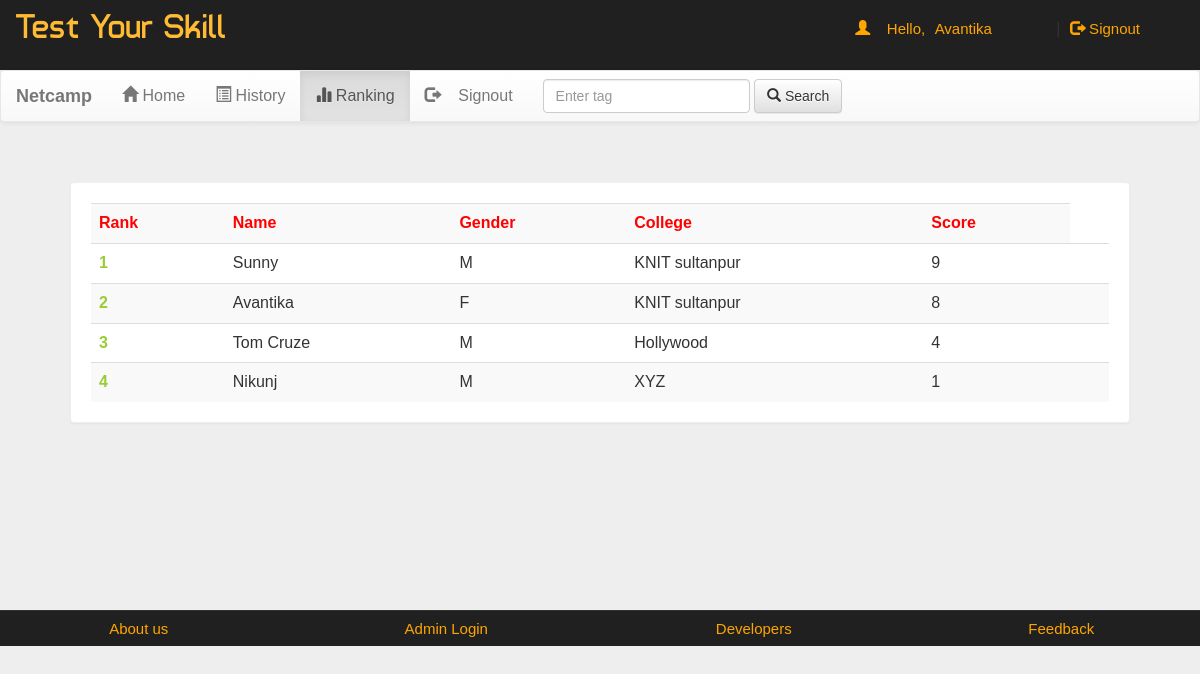
/account.php?q=3 (signed in), run on the app's committed database.
### tables this page shows
CREATE TABLE `rank` (
  `email` varchar(50) NOT NULL,
  `score` int(11) NOT NULL,
  `time` timestamp NOT NULL DEFAULT CURRENT_TIMESTAMP ON UPDATE CURRENT_TIMESTAMP
);

CREATE TABLE `user` (
  `name` varchar(50) NOT NULL,
  `gender` varchar(5) NOT NULL,
  `college` varchar(100) NOT NULL,
  `email` varchar(50) NOT NULL,
  `mob` bigint(20) NOT NULL,
  `password` varchar(50) NOT NULL
);

### account.php (the view, shortened to what this page needs)
<!DOCTYPE html PUBLIC "-//W3C//DTD XHTML 1.0 Transitional//EN" "http://www.w3.org/TR/xhtml1/DTD/xhtml1-transitional.dtd">
<html xmlns="http://www.w3.org/1999/xhtml">
<head>
<link  rel="stylesheet" href="css/bootstrap.min.css"/>
 <link  rel="stylesheet" href="css/bootstrap-theme.min.css"/>
 <link rel="stylesheet" href="css/main.css">
 <link  rel="stylesheet" href="css/font.css">
</head>
<body>
<div class="header">
<div class="row">
<div class="col-lg-6">
<span class="logo">Test Your Skill</span></div>
<div class="col-md-4 col-md-offset-2">
 <?php
 include_once 'dbConnection.php';
  if(!(isset($_SESSION['email']))){
header("location:index.php");
}
else
{
$name = $_SESSION['name'];
echo '<span class="pull-right top title1" ><span class="log1"><span class="glyphicon glyphicon-user" aria-hidden="true"></span>&nbsp;&nbsp;&nbsp;&nbsp;Hello,</span> <a href="account.php?q=1" class="log log1">'.$name.'</a>&nbsp;|&nbsp;<a href="logout.php?q=account.php" class="log"><span class="glyphicon glyphicon-log-out" aria-hidden="true"></span>&nbsp;Signout</button></a></span>';
}?>
</div>
</div></div>
<div class="bg">
<nav class="navbar navbar-default title1">
  <div class="container-fluid">
    <div class="navbar-header">
      <a class="navbar-brand" href="#"><b>Netcamp</b></a>
    </div>
    <div class="collapse navbar-collapse" id="bs-example-navbar-collapse-1">
      <ul class="nav navbar-nav">
        <li <?php if(@$_GET['q']==1) echo'class="active"'; ?> ><a href="account.php?q=1"><span class="glyphicon glyphicon-home" aria-hidden="true"></span>&nbsp;Home<span class="sr-only">(current)</span></a></li>
        <li <?php if(@$_GET['q']==2) echo'class="active"'; ?>><a href="account.php?q=2"><span class="glyphicon glyphicon-list-alt" aria-hidden="true"></span>&nbsp;History</a></li>
		<li <?php if(@$_GET['q']==3) echo'class="active"'; ?>><a href="account.php?q=3"><span class="glyphicon glyphicon-stats" aria-hidden="true"></span>&nbsp;Ranking</a></li>
		<li class="pull-right"> <a href="logout.php?q=account.php"><span class="glyphicon glyphicon-log-out" aria-hidden="true"></span>&nbsp;&nbsp;&nbsp;&nbsp;Signout</a></li>
		</ul>
            <form class="navbar-form navbar-left" role="search">
        <div class="form-group">
          <input type="text" class="form-control" placeholder="Enter tag ">
        </div>
        <button type="submit" class="btn btn-default"><span class="glyphicon glyphicon-search" aria-hidden="true"></span>&nbsp;Search</button>
      </form>
      </div>
  </div>
</nav>
<div class="container">
<div class="row">
<div class="col-md-12">
<?php
if(@$_GET['q']== 3)
{
$q=mysqli_query($con,"SELECT * FROM rank  ORDER BY score DESC " )or die('Error223');
echo  '<div class="panel title"><div class="table-responsive">
<table class="table table-striped title1" >
<tr style="color:red"><td><b>Rank</b></td><td><b>Name</b></td><td><b>Gender</b></td><td><b>College</b></td><td><b>Score</b></td></tr>';
$c=0;
while($row=mysqli_fetch_array($q) )
{
$e=$row['email'];
$s=$row['score'];
$q12=mysqli_query($con,"SELECT * FROM user WHERE email='$e' " )or die('Error231');
while($row=mysqli_fetch_array($q12) )
{
$name=$row['name'];
$gender=$row['gender'];
$college=$row['college'];
}
$c++;
echo '<tr><td style="color:#99cc32"><b>'.$c.'</b></td><td>'.$name.'</td><td>'.$gender.'</td><td>'.$college.'</td><td>'.$s.'</td><td>';
}
echo '</table></div></div>';}
?>
</div></div></div></div>
<div class="row footer">
<div class="col-md-3 box">
<a href="http://www.projectworlds.in/online-examination" target="_blank">About us</a>
</div>
<div class="col-md-3 box">
<a href="#" data-toggle="modal" data-target="#login">Admin Login</a></div>
<div class="col-md-3 box">
<a href="#" data-toggle="modal" data-target="#developers">Developers</a>
</div>
<div class="col-md-3 box">
<a href="feedback.php" target="_blank">Feedback</a></div></div>
</body>
</html>

### css/main.css (style rules this page uses)
body { overflow-x:hidden; width:100%; font: 15px "Century Gothic", "Times Roman", sans-serif; background:#eee; min-height:550px; background-attachment:fixed; }
.bg { min-height:540px; }
.panel { border-color:#eee; margin:40px; padding:20px; font: 15px "Century Gothic", "Times Roman", sans-serif; }
.title { font-family:'typo'; }
.header { background:#202020; height:70px; }
.logo { font-family:'typo'; font-size:35px; color:#ffbb33; margin:15px; }
.title1 { font: 16px "Century Gothic", "Times Roman", sans-serif; }
.footer { font-size:15px; text-align:center; border-top:1px solid; border-color:#323232; background-color:#202020; }
.footer a { margin:25px; color:orange; text-decoration:none; font: 15px "Century Gothic", "Times Roman", sans-serif; }
.box { padding:9px; }
.top { margin-top:20px; }
.log1 { font: 15px 'Ubuntu', sans-serif; color:orange; margin-left:10px; }
.log { margin:10px; margin-right:60px; margin-left:5px; color:orange; text-decoration:none; font-size:20px; font-size:15px; }

### data on the page
rank: user.name "Sunny", user.gender "M", user.college "KNIT sultanpur", score "9"
rank: user.name "Avantika", user.gender "F", user.college "KNIT sultanpur", score "8"
rank: user.name "Tom Cruze", user.gender "M", user.college "Hollywood", score "4"
rank: user.name "Nikunj", user.gender "M", user.college "XYZ", score "1"

### other printed values
$name "Avantika"
